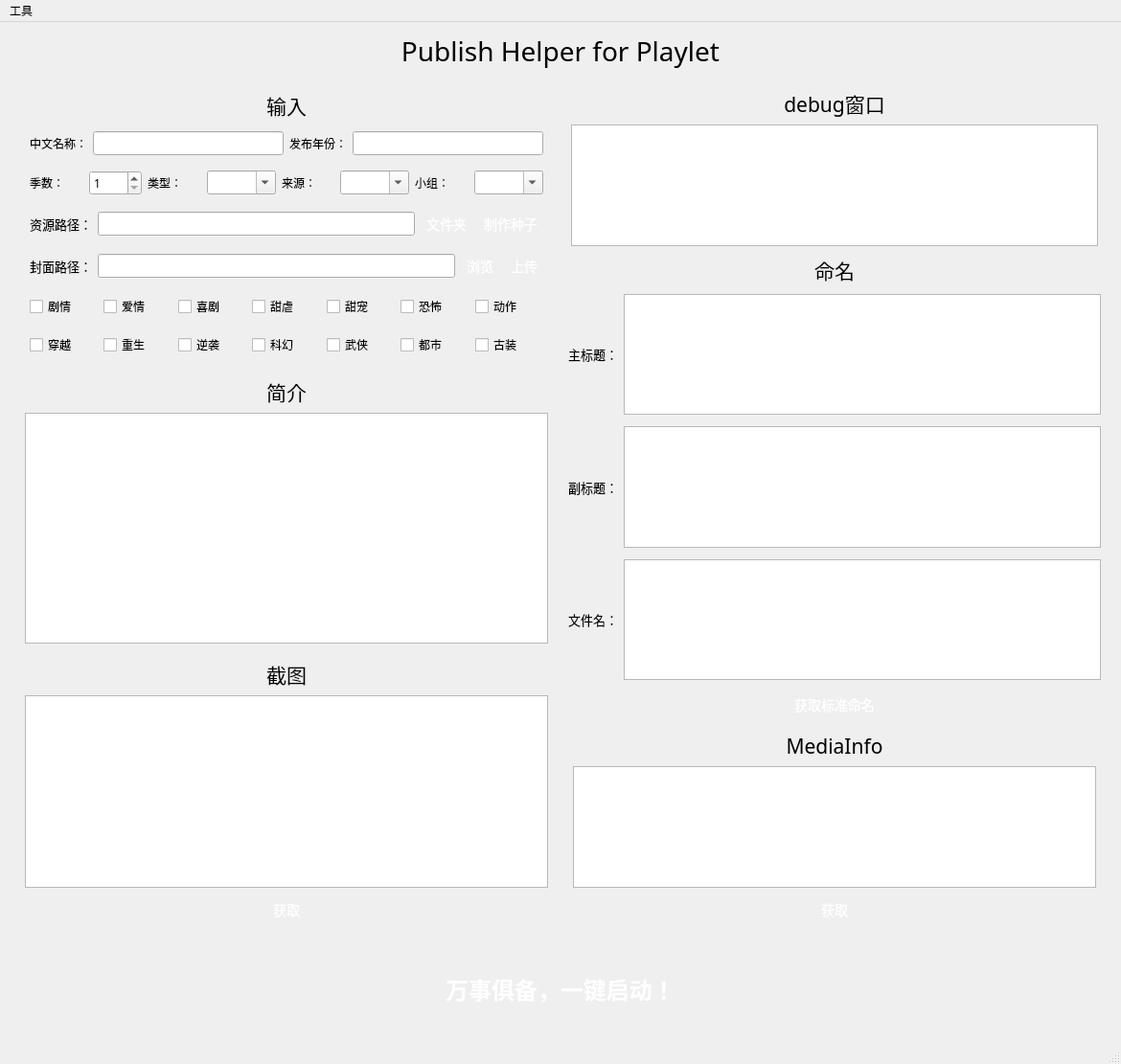
<?xml version="1.0" encoding="UTF-8"?>
<ui version="4.0">
 <class>Mainwindow</class>
 <widget class="QMainWindow" name="Mainwindow">
  <property name="geometry">
   <rect>
    <x>0</x>
    <y>0</y>
    <width>1170</width>
    <height>1111</height>
   </rect>
  </property>
  <property name="font">
   <font>
    <family>微软雅黑</family>
    <pointsize>9</pointsize>
   </font>
  </property>
  <property name="windowTitle">
   <string>ph-bjd</string>
  </property>
  <property name="styleSheet">
   <string notr="true"/>
  </property>
  <widget class="QWidget" name="centralwidget">
   <layout class="QVBoxLayout" name="verticalLayout_7">
    <item>
     <layout class="QVBoxLayout" name="verticalLayout_6">
      <property name="leftMargin">
       <number>2</number>
      </property>
      <property name="topMargin">
       <number>2</number>
      </property>
      <property name="rightMargin">
       <number>2</number>
      </property>
      <property name="bottomMargin">
       <number>2</number>
      </property>
      <item>
       <widget class="QLabel" name="label_7">
        <property name="font">
         <font>
          <family>微软雅黑</family>
          <pointsize>21</pointsize>
         </font>
        </property>
        <property name="text">
         <string>Publish Helper for Playlet</string>
        </property>
        <property name="alignment">
         <set>Qt::AlignCenter</set>
        </property>
       </widget>
      </item>
      <item>
       <layout class="QHBoxLayout" name="horizontalLayout_4">
        <property name="leftMargin">
         <number>5</number>
        </property>
        <property name="topMargin">
         <number>5</number>
        </property>
        <property name="rightMargin">
         <number>5</number>
        </property>
        <property name="bottomMargin">
         <number>5</number>
        </property>
        <item>
         <layout class="QVBoxLayout" name="verticalLayout_9">
          <property name="leftMargin">
           <number>5</number>
          </property>
          <property name="topMargin">
           <number>5</number>
          </property>
          <property name="rightMargin">
           <number>5</number>
          </property>
          <property name="bottomMargin">
           <number>5</number>
          </property>
          <item>
           <layout class="QVBoxLayout" name="verticalLayout_8" stretch="0,0,0,0,0,0,0">
            <property name="leftMargin">
             <number>5</number>
            </property>
            <property name="topMargin">
             <number>5</number>
            </property>
            <property name="rightMargin">
             <number>5</number>
            </property>
            <property name="bottomMargin">
             <number>5</number>
            </property>
            <item>
             <widget class="QLabel" name="label_16">
              <property name="font">
               <font>
                <family>微软雅黑</family>
                <pointsize>16</pointsize>
               </font>
              </property>
              <property name="text">
               <string>输入</string>
              </property>
              <property name="alignment">
               <set>Qt::AlignCenter</set>
              </property>
             </widget>
            </item>
            <item>
             <layout class="QHBoxLayout" name="horizontalLayout_2">
              <property name="leftMargin">
               <number>5</number>
              </property>
              <property name="topMargin">
               <number>5</number>
              </property>
              <property name="rightMargin">
               <number>5</number>
              </property>
              <property name="bottomMargin">
               <number>5</number>
              </property>
              <item>
               <widget class="QLabel" name="label">
                <property name="text">
                 <string>中文名称：</string>
                </property>
               </widget>
              </item>
              <item>
               <widget class="QLineEdit" name="chineseNameEdit"/>
              </item>
              <item>
               <widget class="QLabel" name="label_9">
                <property name="text">
                 <string>发布年份：</string>
                </property>
               </widget>
              </item>
              <item>
               <widget class="QLineEdit" name="yearEdit"/>
              </item>
             </layout>
            </item>
            <item>
             <layout class="QHBoxLayout" name="horizontalLayout_10">
              <property name="leftMargin">
               <number>5</number>
              </property>
              <property name="topMargin">
               <number>5</number>
              </property>
              <property name="rightMargin">
               <number>5</number>
              </property>
              <property name="bottomMargin">
               <number>5</number>
              </property>
              <item>
               <widget class="QLabel" name="label_8">
                <property name="font">
                 <font>
                  <family>微软雅黑</family>
                  <pointsize>9</pointsize>
                 </font>
                </property>
                <property name="text">
                 <string>季数：</string>
                </property>
               </widget>
              </item>
              <item>
               <widget class="QSpinBox" name="seasonBox">
                <property name="minimum">
                 <number>1</number>
                </property>
               </widget>
              </item>
              <item>
               <widget class="QLabel" name="label_18">
                <property name="text">
                 <string>类型：</string>
                </property>
               </widget>
              </item>
              <item>
               <widget class="QComboBox" name="type">
                <property name="editable">
                 <bool>true</bool>
                </property>
               </widget>
              </item>
              <item>
               <widget class="QLabel" name="label_3">
                <property name="font">
                 <font>
                  <family>微软雅黑</family>
                  <pointsize>9</pointsize>
                 </font>
                </property>
                <property name="text">
                 <string>来源：</string>
                </property>
               </widget>
              </item>
              <item>
               <widget class="QComboBox" name="source">
                <property name="editable">
                 <bool>true</bool>
                </property>
               </widget>
              </item>
              <item>
               <widget class="QLabel" name="label_6">
                <property name="font">
                 <font>
                  <family>微软雅黑</family>
                  <pointsize>9</pointsize>
                 </font>
                </property>
                <property name="text">
                 <string>小组：</string>
                </property>
               </widget>
              </item>
              <item>
               <widget class="QComboBox" name="team">
                <property name="editable">
                 <bool>true</bool>
                </property>
               </widget>
              </item>
             </layout>
            </item>
            <item>
             <layout class="QHBoxLayout" name="horizontalLayout">
              <property name="leftMargin">
               <number>5</number>
              </property>
              <property name="topMargin">
               <number>5</number>
              </property>
              <property name="rightMargin">
               <number>5</number>
              </property>
              <property name="bottomMargin">
               <number>5</number>
              </property>
              <item>
               <widget class="QLabel" name="label_2">
                <property name="font">
                 <font>
                  <family>微软雅黑</family>
                  <pointsize>10</pointsize>
                 </font>
                </property>
                <property name="text">
                 <string>资源路径：</string>
                </property>
               </widget>
              </item>
              <item>
               <widget class="QLineEdit" name="videoPath">
                <property name="text">
                 <string/>
                </property>
                <property name="dragEnabled">
                 <bool>true</bool>
                </property>
                <property name="clearButtonEnabled">
                 <bool>true</bool>
                </property>
               </widget>
              </item>
              <item>
               <widget class="QPushButton" name="selectVideoFolderButton">
                <property name="styleSheet">
                 <string notr="true">QPushButton {
    display: inline-block;
    padding: 3px 6px;
    font-size: 14px;
    cursor: pointer;
    text-align: center;
    text-decoration: none;
    outline: none;
    color:#fff;
background-color: 
				qlineargradient(x1:0, y1:0, x2:0, y2:1,
                                      stop:0 #16bf9d,
                                      stop:1 #10a266);
    border: none;
    border-radius: 8px;
    box-shadow: 0 9px #999;
}

QPushButton:hover {
background-color: 
				qlineargradient(x1:0, y1:0, x2:0, y2:1,
                                      stop:0 #11b998,
                                      stop:1 #08965e);
}

QPushButton:pressed {
    background-color: 
				qlineargradient(x1:0, y1:0, x2:0, y2:1,
                                      stop:0 #0e9278,
                                      stop:1 #0e925c);
}
</string>
                </property>
                <property name="text">
                 <string>文件夹</string>
                </property>
               </widget>
              </item>
              <item>
               <widget class="QPushButton" name="makeTorrentButton">
                <property name="styleSheet">
                 <string notr="true">QPushButton {
    display: inline-block;
    padding: 3px 6px;
    font-size: 14px;
    cursor: pointer;
    text-align: center;
    text-decoration: none;
    outline: none;
    color:#fff;
background-color: 
				qlineargradient(x1:0, y1:0, x2:0, y2:1,
                                      stop:0 #16bf9d,
                                      stop:1 #10a266);
    border: none;
    border-radius: 8px;
    box-shadow: 0 9px #999;
}

QPushButton:hover {
background-color: 
				qlineargradient(x1:0, y1:0, x2:0, y2:1,
                                      stop:0 #11b998,
                                      stop:1 #08965e);
}

QPushButton:pressed {
    background-color: 
				qlineargradient(x1:0, y1:0, x2:0, y2:1,
                                      stop:0 #0e9278,
                                      stop:1 #0e925c);
}
</string>
                </property>
                <property name="text">
                 <string>制作种子</string>
                </property>
               </widget>
              </item>
             </layout>
            </item>
            <item>
             <layout class="QHBoxLayout" name="horizontalLayout_5">
              <property name="leftMargin">
               <number>5</number>
              </property>
              <property name="topMargin">
               <number>5</number>
              </property>
              <property name="rightMargin">
               <number>5</number>
              </property>
              <property name="bottomMargin">
               <number>5</number>
              </property>
              <item>
               <widget class="QLabel" name="label_17">
                <property name="font">
                 <font>
                  <family>微软雅黑</family>
                  <pointsize>10</pointsize>
                 </font>
                </property>
                <property name="text">
                 <string>封面路径：</string>
                </property>
               </widget>
              </item>
              <item>
               <widget class="QLineEdit" name="coverPath">
                <property name="text">
                 <string/>
                </property>
                <property name="dragEnabled">
                 <bool>true</bool>
                </property>
                <property name="clearButtonEnabled">
                 <bool>true</bool>
                </property>
               </widget>
              </item>
              <item>
               <widget class="QPushButton" name="selectCoverFolderButton">
                <property name="styleSheet">
                 <string notr="true">QPushButton {
    display: inline-block;
    padding: 3px 6px;
    font-size: 14px;
    cursor: pointer;
    text-align: center;
    text-decoration: none;
    outline: none;
    color:#fff;
background-color: 
				qlineargradient(x1:0, y1:0, x2:0, y2:1,
                                      stop:0 #16bf9d,
                                      stop:1 #10a266);
    border: none;
    border-radius: 8px;
    box-shadow: 0 9px #999;
}

QPushButton:hover {
background-color: 
				qlineargradient(x1:0, y1:0, x2:0, y2:1,
                                      stop:0 #11b998,
                                      stop:1 #08965e);
}

QPushButton:pressed {
    background-color: 
				qlineargradient(x1:0, y1:0, x2:0, y2:1,
                                      stop:0 #0e9278,
                                      stop:1 #0e925c);
}
</string>
                </property>
                <property name="text">
                 <string>浏览</string>
                </property>
               </widget>
              </item>
              <item>
               <widget class="QPushButton" name="uploadCoverButton">
                <property name="styleSheet">
                 <string notr="true">QPushButton {
    display: inline-block;
    padding: 3px 6px;
    font-size: 14px;
    cursor: pointer;
    text-align: center;
    text-decoration: none;
    outline: none;
    color:#fff;
background-color: 
				qlineargradient(x1:0, y1:0, x2:0, y2:1,
                                      stop:0 #16bf9d,
                                      stop:1 #10a266);
    border: none;
    border-radius: 8px;
    box-shadow: 0 9px #999;
}

QPushButton:hover {
background-color: 
				qlineargradient(x1:0, y1:0, x2:0, y2:1,
                                      stop:0 #11b998,
                                      stop:1 #08965e);
}

QPushButton:pressed {
    background-color: 
				qlineargradient(x1:0, y1:0, x2:0, y2:1,
                                      stop:0 #0e9278,
                                      stop:1 #0e925c);
}
</string>
                </property>
                <property name="text">
                 <string>上传</string>
                </property>
               </widget>
              </item>
             </layout>
            </item>
            <item>
             <layout class="QHBoxLayout" name="horizontalLayout_6">
              <property name="leftMargin">
               <number>5</number>
              </property>
              <property name="topMargin">
               <number>5</number>
              </property>
              <property name="rightMargin">
               <number>5</number>
              </property>
              <property name="bottomMargin">
               <number>5</number>
              </property>
              <item>
               <widget class="QCheckBox" name="checkBox_0">
                <property name="text">
                 <string>剧情</string>
                </property>
               </widget>
              </item>
              <item>
               <widget class="QCheckBox" name="checkBox_1">
                <property name="text">
                 <string>爱情</string>
                </property>
               </widget>
              </item>
              <item>
               <widget class="QCheckBox" name="checkBox_2">
                <property name="text">
                 <string>喜剧</string>
                </property>
               </widget>
              </item>
              <item>
               <widget class="QCheckBox" name="checkBox_3">
                <property name="text">
                 <string>甜虐</string>
                </property>
               </widget>
              </item>
              <item>
               <widget class="QCheckBox" name="checkBox_4">
                <property name="text">
                 <string>甜宠</string>
                </property>
               </widget>
              </item>
              <item>
               <widget class="QCheckBox" name="checkBox_5">
                <property name="text">
                 <string>恐怖</string>
                </property>
               </widget>
              </item>
              <item>
               <widget class="QCheckBox" name="checkBox_6">
                <property name="text">
                 <string>动作</string>
                </property>
               </widget>
              </item>
             </layout>
            </item>
            <item>
             <layout class="QHBoxLayout" name="horizontalLayout_11">
              <property name="leftMargin">
               <number>5</number>
              </property>
              <property name="topMargin">
               <number>5</number>
              </property>
              <property name="rightMargin">
               <number>5</number>
              </property>
              <property name="bottomMargin">
               <number>5</number>
              </property>
              <item>
               <widget class="QCheckBox" name="checkBox_7">
                <property name="text">
                 <string>穿越</string>
                </property>
               </widget>
              </item>
              <item>
               <widget class="QCheckBox" name="checkBox_8">
                <property name="text">
                 <string>重生</string>
                </property>
               </widget>
              </item>
              <item>
               <widget class="QCheckBox" name="checkBox_9">
                <property name="text">
                 <string>逆袭</string>
                </property>
               </widget>
              </item>
              <item>
               <widget class="QCheckBox" name="checkBox_10">
                <property name="text">
                 <string>科幻</string>
                </property>
               </widget>
              </item>
              <item>
               <widget class="QCheckBox" name="checkBox_11">
                <property name="text">
                 <string>武侠</string>
                </property>
               </widget>
              </item>
              <item>
               <widget class="QCheckBox" name="checkBox_12">
                <property name="text">
                 <string>都市</string>
                </property>
               </widget>
              </item>
              <item>
               <widget class="QCheckBox" name="checkBox_13">
                <property name="text">
                 <string>古装</string>
                </property>
               </widget>
              </item>
             </layout>
            </item>
           </layout>
          </item>
          <item>
           <layout class="QVBoxLayout" name="verticalLayout">
            <property name="leftMargin">
             <number>5</number>
            </property>
            <property name="topMargin">
             <number>5</number>
            </property>
            <property name="rightMargin">
             <number>5</number>
            </property>
            <property name="bottomMargin">
             <number>5</number>
            </property>
            <item>
             <widget class="QLabel" name="label_11">
              <property name="font">
               <font>
                <family>微软雅黑</family>
                <pointsize>16</pointsize>
               </font>
              </property>
              <property name="text">
               <string>简介</string>
              </property>
              <property name="alignment">
               <set>Qt::AlignCenter</set>
              </property>
             </widget>
            </item>
            <item>
             <widget class="QTextEdit" name="introBrowser"/>
            </item>
           </layout>
          </item>
          <item>
           <layout class="QVBoxLayout" name="verticalLayout_2">
            <property name="leftMargin">
             <number>5</number>
            </property>
            <property name="topMargin">
             <number>5</number>
            </property>
            <property name="rightMargin">
             <number>5</number>
            </property>
            <property name="bottomMargin">
             <number>5</number>
            </property>
            <item>
             <widget class="QLabel" name="label_5">
              <property name="font">
               <font>
                <family>微软雅黑</family>
                <pointsize>16</pointsize>
               </font>
              </property>
              <property name="text">
               <string>截图</string>
              </property>
              <property name="alignment">
               <set>Qt::AlignCenter</set>
              </property>
             </widget>
            </item>
            <item>
             <widget class="QTextBrowser" name="pictureUrlBrowser"/>
            </item>
            <item>
             <widget class="QPushButton" name="getPictureButton">
              <property name="styleSheet">
               <string notr="true">QPushButton {
    display: inline-block;
    padding: 6px 6px;
    font-size: 14px;
    cursor: pointer;
    text-align: center;
    text-decoration: none;
    outline: none;
    color:#fff;
background-color: 
				qlineargradient(x1:0, y1:0, x2:0, y2:1,
                                      stop:0 #16bf9d,
                                      stop:1 #10a266);
    border: none;
    border-radius: 8px;
    box-shadow: 0 9px #999;
}

QPushButton:hover {
background-color: 
				qlineargradient(x1:0, y1:0, x2:0, y2:1,
                                      stop:0 #11b998,
                                      stop:1 #08965e);
}

QPushButton:pressed {
    background-color: 
				qlineargradient(x1:0, y1:0, x2:0, y2:1,
                                      stop:0 #0e9278,
                                      stop:1 #0e925c);
}
</string>
              </property>
              <property name="text">
               <string>获取</string>
              </property>
             </widget>
            </item>
           </layout>
          </item>
         </layout>
        </item>
        <item>
         <layout class="QVBoxLayout" name="verticalLayout_5">
          <property name="leftMargin">
           <number>5</number>
          </property>
          <property name="topMargin">
           <number>5</number>
          </property>
          <property name="rightMargin">
           <number>5</number>
          </property>
          <property name="bottomMargin">
           <number>5</number>
          </property>
          <item>
           <layout class="QVBoxLayout" name="verticalLayout_3">
            <property name="leftMargin">
             <number>3</number>
            </property>
            <property name="topMargin">
             <number>3</number>
            </property>
            <property name="rightMargin">
             <number>3</number>
            </property>
            <property name="bottomMargin">
             <number>3</number>
            </property>
            <item>
             <widget class="QLabel" name="label_4">
              <property name="font">
               <font>
                <family>微软雅黑</family>
                <pointsize>16</pointsize>
               </font>
              </property>
              <property name="text">
               <string>debug窗口</string>
              </property>
              <property name="alignment">
               <set>Qt::AlignCenter</set>
              </property>
             </widget>
            </item>
            <item>
             <widget class="QTextBrowser" name="debugBrowser"/>
            </item>
           </layout>
          </item>
          <item>
           <widget class="QLabel" name="label_12">
            <property name="font">
             <font>
              <family>微软雅黑</family>
              <pointsize>16</pointsize>
             </font>
            </property>
            <property name="text">
             <string>命名</string>
            </property>
            <property name="alignment">
             <set>Qt::AlignCenter</set>
            </property>
           </widget>
          </item>
          <item>
           <layout class="QHBoxLayout" name="horizontalLayout_3">
            <property name="leftMargin">
             <number>0</number>
            </property>
            <property name="topMargin">
             <number>3</number>
            </property>
            <property name="rightMargin">
             <number>0</number>
            </property>
            <property name="bottomMargin">
             <number>3</number>
            </property>
            <item>
             <widget class="QLabel" name="label_13">
              <property name="font">
               <font>
                <family>微软雅黑</family>
                <pointsize>10</pointsize>
               </font>
              </property>
              <property name="text">
               <string>主标题：</string>
              </property>
             </widget>
            </item>
            <item>
             <widget class="QTextEdit" name="mainTitleBrowser"/>
            </item>
           </layout>
          </item>
          <item>
           <layout class="QHBoxLayout" name="horizontalLayout_7">
            <property name="leftMargin">
             <number>0</number>
            </property>
            <property name="topMargin">
             <number>3</number>
            </property>
            <property name="rightMargin">
             <number>0</number>
            </property>
            <property name="bottomMargin">
             <number>3</number>
            </property>
            <item>
             <widget class="QLabel" name="label_14">
              <property name="font">
               <font>
                <family>微软雅黑</family>
                <pointsize>10</pointsize>
               </font>
              </property>
              <property name="text">
               <string>副标题：</string>
              </property>
             </widget>
            </item>
            <item>
             <widget class="QTextEdit" name="secondTitleBrowser"/>
            </item>
           </layout>
          </item>
          <item>
           <layout class="QHBoxLayout" name="horizontalLayout_8">
            <property name="leftMargin">
             <number>0</number>
            </property>
            <property name="topMargin">
             <number>3</number>
            </property>
            <property name="rightMargin">
             <number>0</number>
            </property>
            <property name="bottomMargin">
             <number>3</number>
            </property>
            <item>
             <widget class="QLabel" name="label_15">
              <property name="font">
               <font>
                <family>微软雅黑</family>
                <pointsize>10</pointsize>
               </font>
              </property>
              <property name="text">
               <string>文件名：</string>
              </property>
             </widget>
            </item>
            <item>
             <widget class="QTextEdit" name="fileNameBrowser"/>
            </item>
           </layout>
          </item>
          <item>
           <widget class="QPushButton" name="getNameButton">
            <property name="styleSheet">
             <string notr="true">QPushButton {
    display: inline-block;
    padding: 6px 6px;
    font-size: 14px;
    cursor: pointer;
    text-align: center;
    text-decoration: none;
    outline: none;
    color:#fff;
background-color: 
				qlineargradient(x1:0, y1:0, x2:0, y2:1,
                                      stop:0 #16bf9d,
                                      stop:1 #10a266);
    border: none;
    border-radius: 8px;
    box-shadow: 0 9px #999;
}

QPushButton:hover {
background-color: 
				qlineargradient(x1:0, y1:0, x2:0, y2:1,
                                      stop:0 #11b998,
                                      stop:1 #08965e);
}

QPushButton:pressed {
    background-color: 
				qlineargradient(x1:0, y1:0, x2:0, y2:1,
                                      stop:0 #0e9278,
                                      stop:1 #0e925c);
}
</string>
            </property>
            <property name="text">
             <string>获取标准命名</string>
            </property>
           </widget>
          </item>
          <item>
           <layout class="QVBoxLayout" name="verticalLayout_4">
            <property name="leftMargin">
             <number>5</number>
            </property>
            <property name="topMargin">
             <number>5</number>
            </property>
            <property name="rightMargin">
             <number>5</number>
            </property>
            <property name="bottomMargin">
             <number>5</number>
            </property>
            <item>
             <widget class="QLabel" name="label_10">
              <property name="font">
               <font>
                <family>微软雅黑</family>
                <pointsize>16</pointsize>
               </font>
              </property>
              <property name="text">
               <string>MediaInfo</string>
              </property>
              <property name="alignment">
               <set>Qt::AlignCenter</set>
              </property>
             </widget>
            </item>
            <item>
             <widget class="QTextBrowser" name="mediainfoBrowser"/>
            </item>
            <item>
             <widget class="QPushButton" name="getMediaInfoButton">
              <property name="styleSheet">
               <string notr="true">QPushButton {
    display: inline-block;
    padding: 6px 6px;
    font-size: 14px;
    cursor: pointer;
    text-align: center;
    text-decoration: none;
    outline: none;
    color:#fff;
background-color: 
				qlineargradient(x1:0, y1:0, x2:0, y2:1,
                                      stop:0 #16bf9d,
                                      stop:1 #10a266);
    border: none;
    border-radius: 8px;
    box-shadow: 0 9px #999;
}

QPushButton:hover {
background-color: 
				qlineargradient(x1:0, y1:0, x2:0, y2:1,
                                      stop:0 #11b998,
                                      stop:1 #08965e);
}

QPushButton:pressed {
    background-color: 
				qlineargradient(x1:0, y1:0, x2:0, y2:1,
                                      stop:0 #0e9278,
                                      stop:1 #0e925c);
}
</string>
              </property>
              <property name="text">
               <string>获取</string>
              </property>
             </widget>
            </item>
           </layout>
          </item>
         </layout>
        </item>
       </layout>
      </item>
      <item>
       <layout class="QHBoxLayout" name="horizontalLayout_9">
        <property name="leftMargin">
         <number>50</number>
        </property>
        <property name="topMargin">
         <number>5</number>
        </property>
        <property name="rightMargin">
         <number>50</number>
        </property>
        <property name="bottomMargin">
         <number>5</number>
        </property>
        <item>
         <widget class="QPushButton" name="startButton">
          <property name="minimumSize">
           <size>
            <width>0</width>
            <height>80</height>
           </size>
          </property>
          <property name="font">
           <font>
            <family>微软雅黑</family>
            <pointsize>-1</pointsize>
            <bold>true</bold>
            <underline>false</underline>
            <strikeout>false</strikeout>
           </font>
          </property>
          <property name="styleSheet">
           <string notr="true">QPushButton {
    display: inline-block;
    padding: 15px 25px;
    font-size: 24px;
    cursor: pointer;
    text-align: center;
    text-decoration: none;
    outline: none;
    color:#fff;
background-color: 
				qlineargradient(x1:0, y1:0, x2:0, y2:1,
                                      stop:0 #16bf9d,
                                      stop:1 #10a266);
    border: none;
    border-radius: 20px;
    box-shadow: 0 9px #999;
}

QPushButton:hover {
background-color: 
				qlineargradient(x1:0, y1:0, x2:0, y2:1,
                                      stop:0 #11b998,
                                      stop:1 #08965e);
}

QPushButton:pressed {
    background-color: 
				qlineargradient(x1:0, y1:0, x2:0, y2:1,
                                      stop:0 #0e9278,
                                      stop:1 #0e925c);
}
</string>
          </property>
          <property name="text">
           <string>万事俱备，一键启动！</string>
          </property>
         </widget>
        </item>
       </layout>
      </item>
     </layout>
    </item>
   </layout>
  </widget>
  <widget class="QStatusBar" name="statusbar"/>
  <widget class="QMenuBar" name="menubar">
   <property name="geometry">
    <rect>
     <x>0</x>
     <y>0</y>
     <width>1170</width>
     <height>22</height>
    </rect>
   </property>
   <widget class="QMenu" name="menu">
    <property name="title">
     <string>工具</string>
    </property>
    <addaction name="actionsettings"/>
   </widget>
   <addaction name="menu"/>
  </widget>
  <action name="actionsettings">
   <property name="text">
    <string>设置</string>
   </property>
  </action>
 </widget>
 <resources/>
 <connections/>
</ui>
